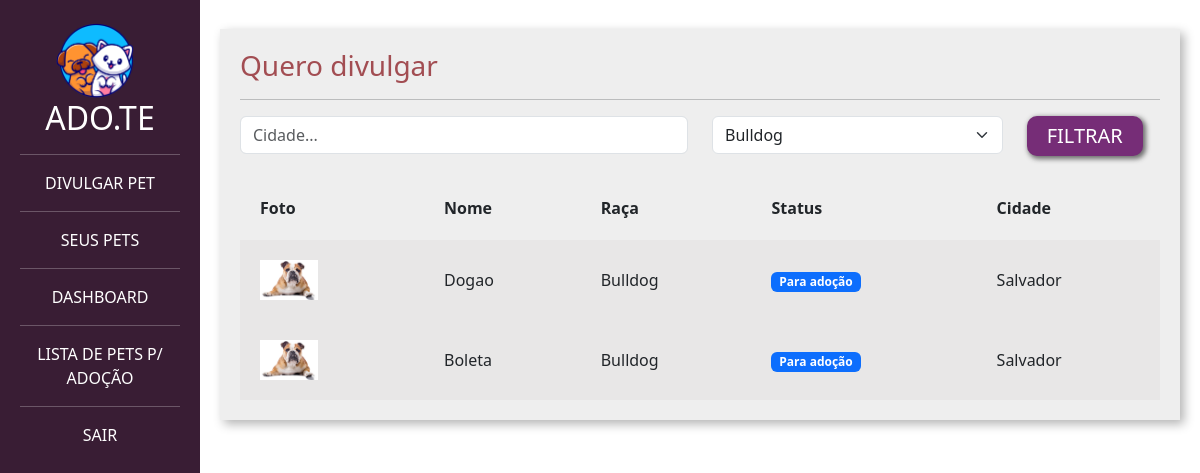
Screenshot of /adotar/ with the database file from the repository.
### divulgar/models.py (models this page shows, shortened)
class Pet(models.Model):
    choices_status = (('P','Para adoção'),
              ('A','Adotado'))
    usuario = models.ForeignKey(User, on_delete=models.DO_NOTHING)
    foto = models.ImageField(upload_to="fotos_pets")
    nome = models.CharField(max_length=20)
    descricao = models.TextField()
    estado = models.CharField(max_length=50)
    cidade =  models.CharField(max_length=50)
    telefone = models.CharField(max_length=50)
    tags = models.ManyToManyField(Tag)
    raca = models.ForeignKey(Raca, on_delete=models.DO_NOTHING)
    status = models.CharField(max_length=2,choices=choices_status, default='P')

class Raca(models.Model):
    raca = models.CharField(max_length=50)
    def __str__(self):
        return self.raca

### adotar/views.py (the view)
# urls.py: path('', views.listar_pets, name="listar_pets"),
def listar_pets(request):
    if request.method == "GET":
        pets = Pet.objects.filter(status = 'P')
        racas = Raca.objects.all()
        raca_filter = request.GET.get('raca')
        cidade = request.GET.get('cidade')
        if cidade:
            pets = pets.filter(cidade__icontains = cidade)
        if raca_filter:
            pets = pets.filter(raca_id = raca_filter)
            raca_filter = Raca.objects.get(id = raca_filter)
        return render(request,'listar_pets.html',{'pets':pets, 'racas': racas,'raca_filter':raca_filter,'cidade':cidade })

### adotar/templates/listar_pets.html (shortened to what this page needs)
{% load static %}
<!doctype html>
<html lang="pt-BR">
    <head>
    <link href="https://cdn.jsdelivr.net/npm/bootstrap@5.3.0-alpha1/dist/css/bootstrap.min.css" rel="stylesheet">
    <link href="{% static 'usuarios/css/cadastro.css' %}" rel="stylesheet">
    <link href="{% static 'divulgar/css/novo_pet.css' %}" rel="stylesheet">
    <link href="{% static 'divulgar/css/seus_pet.css' %}" rel="stylesheet">
    <link href="{% static 'adotar/css/listar_pets.css' %}" rel="stylesheet">
    </head>
    <body>
        <div class="container-fluid">
            <div class="row">
                <div class="col-md-2 bg-side sidebar">
                    <img src="{% static 'usuarios/img/logo_adote.png' %}" width="50%">
                    <h2>ADO.TE</h2>
                    <hr>
                    <a class="nav-link" href="{% url 'novo_pet' %}">DIVULGAR PET</a>
                    <hr>
                    <a class="nav-link" href="{% url 'seus_pets' %}">SEUS PETS</a>
                    <hr>
                    <a class="nav-link" href="{% url 'dashboard' %}">DASHBOARD</a>
                    <hr>
                    <a class="nav-link" href="{% url 'listar_pets' %}">LISTA DE PETS P/ ADOÇÃO</a>
                    <hr>
                    <a class="nav-link" href="{% url 'sair' %}">SAIR</a>
                </div>
                <div class="col-md">
                    <div class="wrapper">
                        <div class="box width80">
                            <h3 class="font-vinho">Quero divulgar</h3>
                            <hr>
                            <form action="{%url 'listar_pets' %}" method="GET">
                                <div class="row">
                                    <div class="col-md-6">
                                        <input type="text" placeholder="Cidade..." value="{% if cidade %} {{cidade}} {%endif%}" name="cidade" class="form-control">
                                    </div>
                                    <div class="col-md-4">
                                        <select class="form-select" name="raca">
                                            {% for raca in racas%}
                                            <option {% if raca_filter.id == raca.id%} selected {%endif%}value="{{raca.id}}">{{raca}} </option>
                                            {%endfor %}
                                        </select>
                                    </div>
                                    <div class="col-md-2">
                                        <input type="submit" class="btn-custom-secondary" value="FILTRAR">
                                    </div>
                                </div>
                            </form>
                             <table class="tabela" cellpadding="20">
                                <tr>
                                    <th>Foto</th>
                                    <th>Nome</th>
                                    <th>Raça</th>
                                    <th>Status</th>
                                    <th>Cidade</th>
                                </tr>
                                {% for pet in pets%}
                                    <tr class="tabela-linha">
                                        <td width="20%">
                                            <a href="{% url 'ver_pet' pet.id %}"><img width="40%" src="{{pet.foto.url}}"></a>
                                        </td>
                                        <td>
                                            {{pet.nome}}
                                        </td>
                                        <td>
                                            {{pet.raca}}
                                        </td>
                                        <td>
                                            {% if pet.status == "P" %}
                                                <span class="badge text-bg-primary">Para adoção</span>
                                            {% elif pet.status == "A" %}
                                                <span class="badge text-bg-success">Adotado</span>
                                            {% endif%}
                                        </td>
                                        <td>
                                            {{pet.cidade}}
                                        </td>
                                    </tr>
                                {% endfor %}
                            </table>
                        </div>
                    </div>
                </div>
            </div>
        </div>
    </body>
</html>

### templates/static/usuarios/css/cadastro.css (style rules this page uses)
.bg-side { background-color: #391D34; color: white; height: 100vh; }

### templates/static/divulgar/css/novo_pet.css (style rules this page uses)
.sidebar { text-align: center; padding: 20px; }
.wrapper { margin-top: 3%; display: flex; flex-direction: row; justify-content: center; align-items: center; }
.box { padding:20px; width: 50vw; background: rgb(238, 238, 238); box-shadow: 4px 4px 10px rgba(0,0,0,.3); }
.font-vinho { color: #A24D52; }

### templates/static/divulgar/css/seus_pet.css (style rules this page uses)
.width80 { width: 80vw; }
.tabela { width: 100%; margin-top: 20px; }
.tabela-linha { background-color: #e8e7e7; }

### templates/static/adotar/css/listar_pets.css (style rules this page uses)
.btn-custom-secondary { background-color: #762D77; border: none; box-shadow: 2px 2px 5px 1px rgb(108, 108, 108); color: white; font-size: 20px; padding: 5px 20px 5px 20px; border-radius: 10px; }

### rows the page displays
Pet: foto (picture), nome "Dogao", raca "Bulldog", status "Para adoção", cidade "Salvador"
Pet: foto (picture), nome "Boleta", raca "Bulldog", status "Para adoção", cidade "Salvador"

### other values shown
form field raca "Bulldog"
